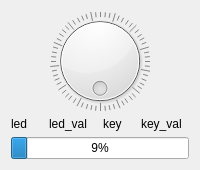
<?xml version="1.0" encoding="UTF-8"?>
<ui version="4.0">
 <class>Widget</class>
 <widget class="QWidget" name="Widget">
  <property name="windowTitle">
   <string>Widget</string>
  </property>
  <layout class="QVBoxLayout" name="verticalLayout_2">
   <item>
    <layout class="QVBoxLayout" name="verticalLayout" stretch="8,1,1">
     <item>
      <widget class="QDial" name="pDial">
       <property name="mouseTracking">
        <bool>false</bool>
       </property>
       <property name="maximum">
        <number>255</number>
       </property>
       <property name="wrapping">
        <bool>true</bool>
       </property>
       <property name="notchesVisible">
        <bool>true</bool>
       </property>
      </widget>
     </item>
     <item>
      <layout class="QHBoxLayout" name="horizontalLayout" stretch="2,3,2,3">
       <item>
        <widget class="QLabel" name="pLedLabel">
         <property name="text">
          <string>led</string>
         </property>
        </widget>
       </item>
       <item>
        <widget class="QLabel" name="pLedValLabel">
         <property name="text">
          <string>led_val</string>
         </property>
        </widget>
       </item>
       <item>
        <widget class="QLabel" name="pKeyLabel">
         <property name="text">
          <string>key</string>
         </property>
        </widget>
       </item>
       <item>
        <widget class="QLabel" name="pKeyValLabel">
         <property name="text">
          <string>key_val</string>
         </property>
        </widget>
       </item>
      </layout>
     </item>
     <item>
      <widget class="QProgressBar" name="pProgressBar">
       <property name="maximum">
        <number>255</number>
       </property>
       <property name="value">
        <number>24</number>
       </property>
       <property name="format">
        <string>%p%</string>
       </property>
      </widget>
     </item>
    </layout>
   </item>
  </layout>
 </widget>
 <resources/>
 <connections/>
</ui>
